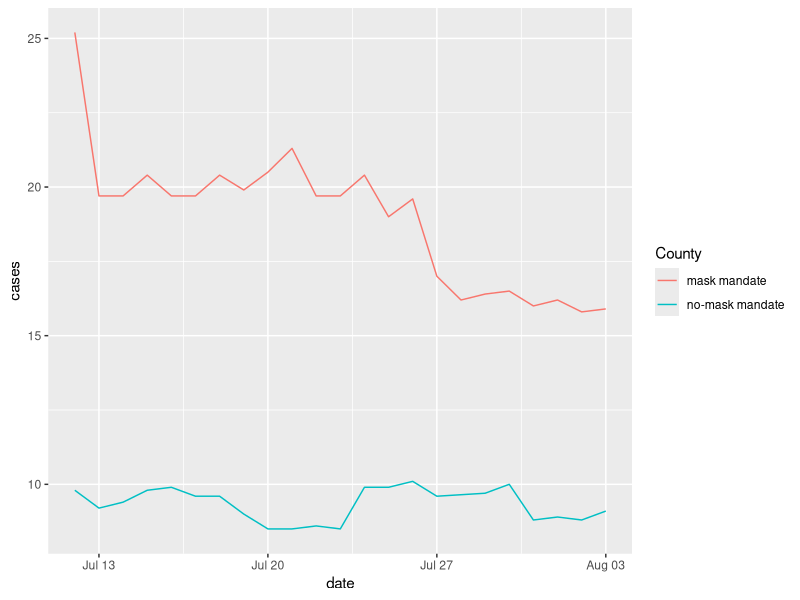
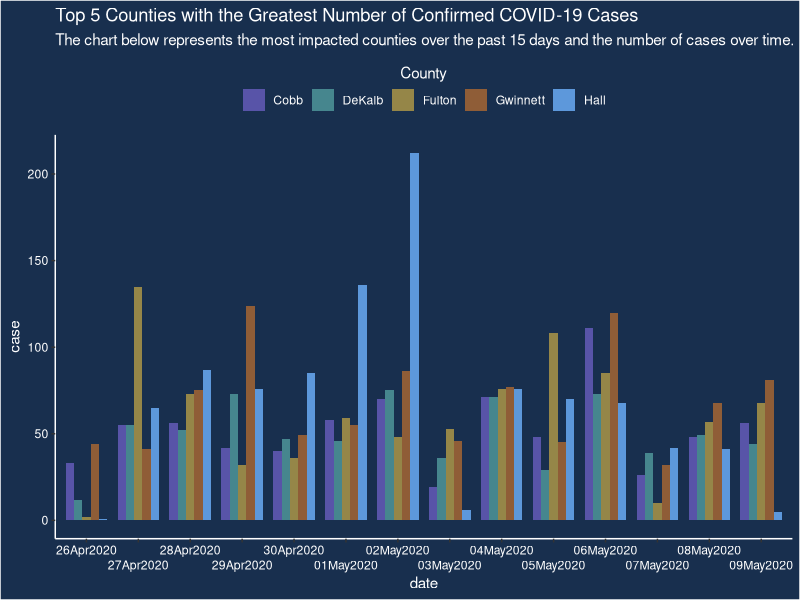

Source code (R) for these figures, in order:
## ---- chunk 1
#| label: load-packages
#| message: false
#| warning: false
library(tidyverse)
library(ggridges)
## ---- chunk 2
#| label: r-data
#| echo: false
#| message: false
kansas_covid <- read_csv("exercises/data/kansas_covid.csv")
## ---- chunk 3
kansas_covid |>
  pivot_longer(!date, names_to = "County" , values_to = "cases") |>
  mutate(date = as.Date(date, format = "%m/%d/%Y")) |>
  ggplot(
    aes(x = date , y = cases , color = County)
  ) +
  geom_line()
## ---- chunk 4
#| label: r-data2
#| echo: false
#| message: false
georgia_covid <- read_csv("exercises/data/georgia_covid.csv")
## ---- chunk 5
georgia_covid |>
  filter(date >= "2020-04-26", date <= "2020-05-09") %>%
  mutate(
    date = format(date, "%d%b%Y"), 
    date = factor(date,
                  levels = c("26Apr2020", "27Apr2020", "28Apr2020", 
                             "29Apr2020", "30Apr2020", "01May2020", 
                             "02May2020", "03May2020", "04May2020",
                             "05May2020", "06May2020", "07May2020", 
                             "08May2020", "09May2020"))) %>%
  ggplot(aes(x = date, y = case, group = county, fill = county)) +
  geom_col(position = position_dodge(), width=.8) + 
  scale_x_discrete(guide = guide_axis(n.dodge = 2)) +
  scale_fill_manual("County",
                    values = c("#5854A8", "#46868E", "#958648", 
                               "#8F5D37", "#5D98DB"),
                    guide = guide_legend(title.position = "top",
                                         title.hjust = 0.5)) + 
  ggtitle(
    "Top 5 Counties with the Greatest Number of Confirmed COVID-19 Cases",
    subtitle = "The chart below represents the most impacted counties over the past 15 days and the number of cases over time.") +
  theme_classic() +
  theme(legend.position = "top", 
        panel.background = element_rect(fill = "#182F4E"),
        plot.background = element_rect(fill = "#182F4E"),
        axis.line = element_line(color = "white"),
        axis.text = element_text(color = "white"),
        axis.title = element_text(color = "white"),
        legend.background = element_rect(fill = "#182F4E"),
        legend.text = element_text(color = "white"),
        legend.title = element_text(color = "white"),
        title = element_text(color = "white"))
 
